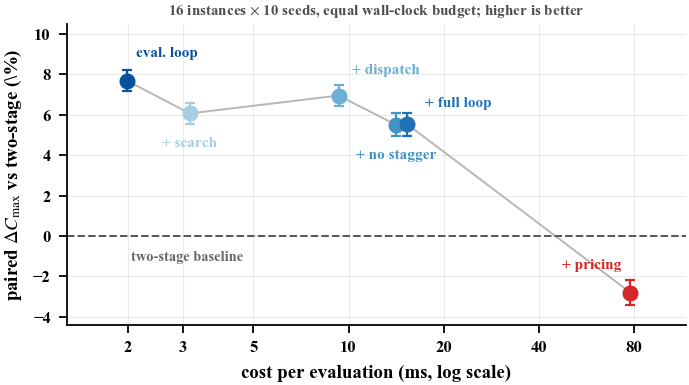

Generate this figure with Python:
"""Figure: what each extra millisecond per evaluation buys.

The natural chart here would be makespan against configuration, but it does not
work: makespans differ far more across instances and heterogeneity levels than
across configurations, so the between-instance spread swamps a 6\% effect even
after dividing by each instance's lower bound.  The paired statistics avoid that
by differencing within (instance, seed), and this figure plots exactly what they
test -- the paired gain over the two-stage baseline -- against the cost per
evaluation that buys it.

Read left to right: cost rises by a factor of forty, and quality does not follow.
The proposed method is the leftmost point of the loop family, and the most
expensive configuration has fallen below the baseline it was meant to improve.
"""
from __future__ import annotations

import numpy as np

import _style as S

SKIP = {"rule", "twostage"}     # 前者无搜索,后者是被减去的基准


def paired_gain(runs, arm):
    """按 (算例, 种子) 与两阶段配对,返回逐对相对改进(%)。"""
    idx = {}
    for r in runs.itertuples():
        idx.setdefault((r.instance, r.seed), {})[r.arm] = r.makespan
    out = []
    for v in idx.values():
        if "twostage" in v and arm in v and v["twostage"] > 0:
            out.append(100.0 * (v["twostage"] - v[arm]) / v["twostage"])
    return np.asarray(out)


def main():
    m = S.require_seeds()
    runs = S.load("runs.csv")
    runs = runs[runs["makespan"].notna()]

    arms = [a for a in S.ARM_ORDER
            if a not in SKIP and (runs["arm"] == a).any()]

    fig, ax = S.plt.subplots(figsize=(S.COL * 1.5, 2.45))

    xs, ys, es = [], [], []
    for a in arms:
        sub = runs[runs["arm"] == a]
        cost = sub["ms_per_eval"].dropna().mean()
        g = paired_gain(runs, a)
        xs.append(cost)
        ys.append(g.mean())
        es.append(g.std(ddof=1) / np.sqrt(len(g)))

    ax.plot(xs, ys, "-", color="0.72", lw=0.9, zorder=1)
    for a, x, y, e in zip(arms, xs, ys, es):
        ax.errorbar([x], [y], yerr=[e], fmt="o", ms=6.2, elinewidth=1.0,
                    capsize=2.4, zorder=3,
                    color=S.ARM_COLOR.get(a, "0.4"),
                    ecolor=S.ARM_COLOR.get(a, "0.4"))

    # 标注:主方法与定价档各自朝远离折线的一侧,其余交替避让
    place = {
        "opendispatch_nols": (4, 11, "left"),
        "opendispatch": (0, -15, "center"),
        "nofeedback": (6, 10, "left"),
        "nostagger": (0, -15, "center"),
        "closed": (8, 8, "left"),
        "priced": (-4, 11, "right"),
    }
    for a, x, y in zip(arms, xs, ys):
        dx, dy, ha = place.get(a, (0, 10, "center"))
        ax.annotate(S.ARM_SHORT.get(a, a), (x, y),
                    textcoords="offset points", xytext=(dx, dy), ha=ha,
                    fontsize=6.9, color=S.ARM_COLOR.get(a, "0.3"))

    ax.axhline(0, color="0.35", lw=0.9, ls="--")
    ax.annotate("two-stage baseline", (xs[0], 0), textcoords="offset points",
                xytext=(2, -11), fontsize=6.5, color="0.4")
    ax.set_xscale("log")
    ax.set_xlim(min(xs) / 1.55, max(xs) * 1.5)
    lo, hi = min(ys) - max(es) - 1.0, max(ys) + max(es) + 2.2
    ax.set_ylim(lo, hi)          # 顶部留白,免得标注压到标题
    ax.set_xlabel("cost per evaluation (ms, log scale)")
    ax.set_ylabel(r"paired $\Delta C_{\max}$ vs two-stage (\%)")
    ax.xaxis.set_major_locator(S.mticker.FixedLocator([2, 3, 5, 10, 20, 40, 80]))
    ax.xaxis.set_minor_locator(S.mticker.NullLocator())
    ax.xaxis.set_major_formatter(S.mticker.FuncFormatter(
        lambda v, _p: ("%g" % v)))
    ax.set_title("%d instances $\\times$ %d seeds, equal wall-clock budget; "
                 "higher is better" % (len(m.get("instances") or []),
                                       m.get("num_seeds", 0)),
                 fontsize=6.8, color="0.3", pad=4)
    S.save(fig, "fig_ablation")


if __name__ == "__main__":
    main()
